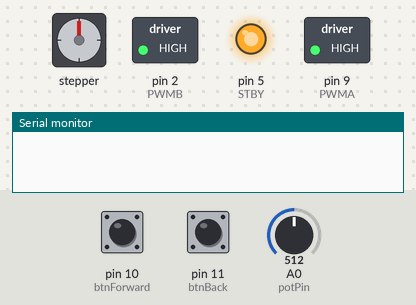
The sketch below on a simulated Arduino Uno, built with avr-gcc and run on an emulated ATmega328P. Parts: stepper motor, switched loads named in the sketch (green lamp = pin HIGH), output pins drawn as LEDs (lit = HIGH), the last lines printed to the serial monitor. Inputs (shaded band) come from the test bench; at power-on: pin 10 (btnForward) HIGH, pin 11 (btnBack) HIGH, A0 (potPin) = 512. Stepper angles assume 516 steps per turn.

Above: at 1.2 s.
1.3 s: pin 10 (btnForward) pulled LOW for 1 s
At 2.7 s:
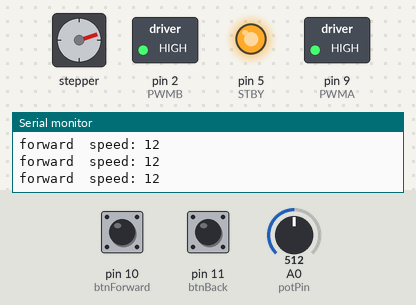
3.8 s: pin 11 (btnBack) pulled LOW for 3.2 s
At 7.5 s:
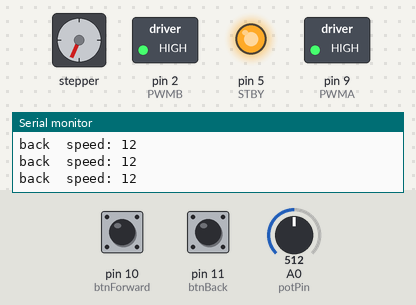
8.5 s: pin 11 (btnBack) pulled LOW for 0.15 s
At 9.8 s:
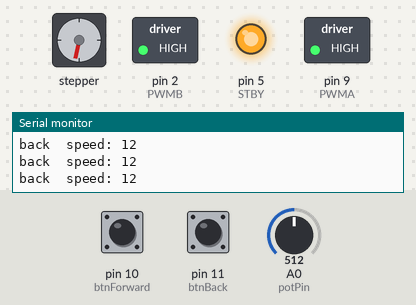
10.1 s: pin 10 (btnForward) pulled LOW for 3.2 s
At 10.88 s:
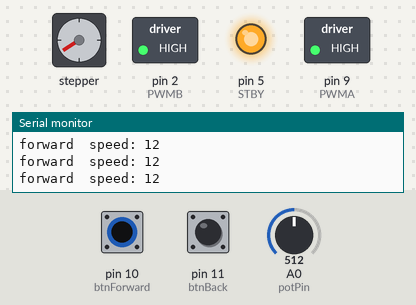
14.8 s: pin 10 (btnForward) pulled LOW for 1 s
At 16.5 s:
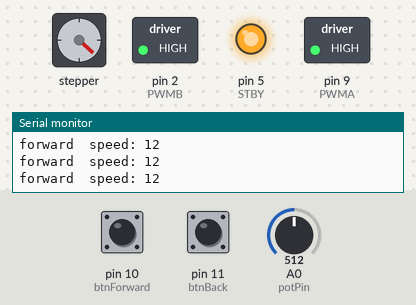
17.3 s: pin 10 (btnForward) pulled LOW for 0.15 s
At 17.8 s:
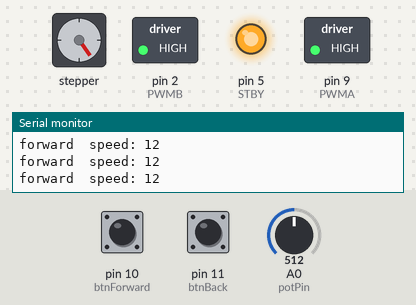
Timing chart, 0 to 19.9 s (numbered marks = the images above; inputs shaded):
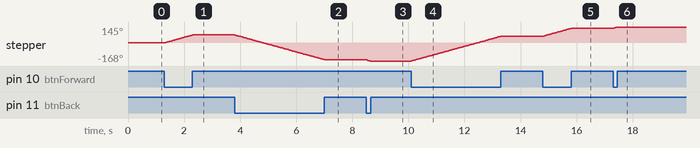

The sketch:

pot_speed.ino
```cpp
#include <Stepper.h>

const int stepsPerRevolution = 516; // 516 steps = one full revolution with gearing
Stepper myStepper(stepsPerRevolution, 6, 7, 4, 3); // coil A: pins 6,7 | coil B: pins 4,3

const int PWMA = 9;
const int PWMB = 2;
const int STBY = 5;

const int potPin     = A0;
const int btnForward = 10;
const int btnBack    = 11;

void setup() {
  Serial.begin(9600);

  // enable the motor driver
  pinMode(PWMA, OUTPUT);
  pinMode(PWMB, OUTPUT);
  pinMode(STBY, OUTPUT);
  digitalWrite(PWMA, HIGH);
  digitalWrite(PWMB, HIGH);
  digitalWrite(STBY, HIGH);

  // buttons use internal pullup, no resistor needed
  pinMode(btnForward, INPUT_PULLUP);
  pinMode(btnBack,    INPUT_PULLUP);
}

void loop() {
  int potValue = analogRead(potPin);
  int speed = map(potValue, 0, 1023, 1, 24); // map pot to RPM range
  myStepper.setSpeed(speed);

  if (digitalRead(btnForward) == LOW) {
    myStepper.step(8);
    Serial.print("forward  speed: ");
    Serial.println(speed);
  } else if (digitalRead(btnBack) == LOW) {
    myStepper.step(-8);
    Serial.print("back  speed: ");
    Serial.println(speed);
  }
}
```

Measured:
- after the input at 1.3 s, stepper: turns 72° clockwise in 1.0 s, starting at once
- after the input at 3.8 s, stepper: turns 229° counter-clockwise in 3.2 s, starting at once
- after the input at 8.5 s, stepper: turns 11° counter-clockwise in 0.14 s, starting at once
- after the input at 10.1 s, stepper: turns 229° clockwise in 3.2 s, starting at once
- after the input at 14.8 s, stepper: turns 72° clockwise in 1.0 s, starting at once
- after the input at 17.3 s, stepper: turns 12° clockwise in 0.14 s, starting at once
